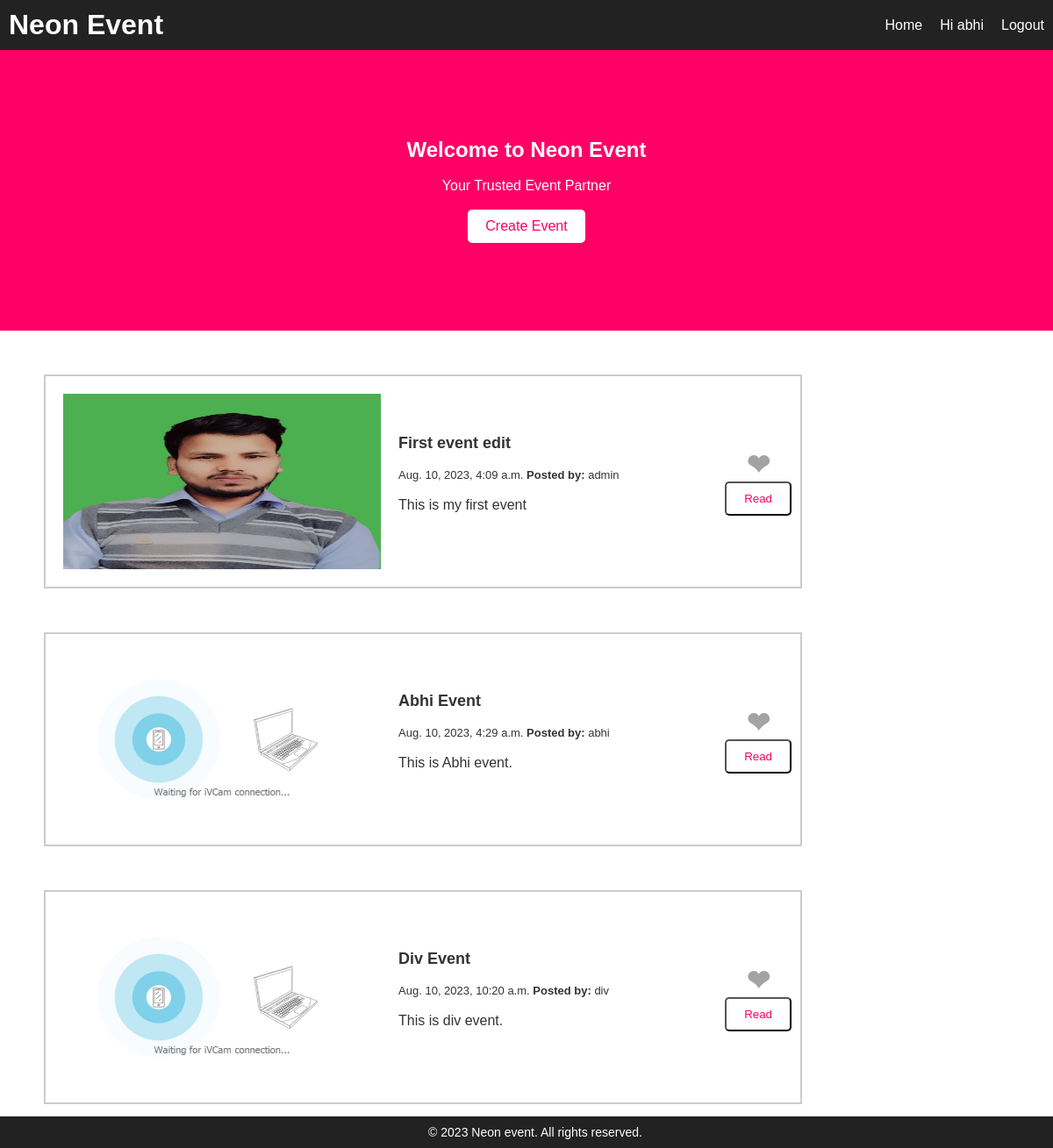
Page / (signed in) on the committed database.
### app1/models.py (models this page shows)
class Event(models.Model):
    user_id =models.ForeignKey(User,on_delete=models.CASCADE)
    title =models.CharField(max_length=150)
    dec =models.TextField()
    liked =models.ManyToManyField(User, default=None, blank=True,related_name='liked')
    date = models.DateTimeField(auto_now_add=True,null=True)
    img=models.ImageField(upload_to='my_img', null=True, blank=True)

### app1/views.py (the view)
# urls.py: path('', views.homePage, name='home'),
def homePage(reuest):
    event = Event.objects.all()
    context = {'events':event}
    return render(reuest, "home.html",context)

### templates/home.html (shortened to what this page needs)
{% extends 'base.html' %}
{% block content %}
{% load static %}
<html lang="en">
<head>
  <link rel="stylesheet" href="/static/css/styles.css">
</head>
<body>
  <section class="hero-section">
    <div class="container">
      <h2 style="color:white;">Welcome to Neon Event</h2><br>
      <p style="color:white;">Your Trusted Event Partner</p><br>
      {% if user.is_authenticated %}
      <a href="{% url 'create_event' %}" class="btn">Create Event</a>
     {% endif %}
    </div>
  </section>
  {% for event in events %}
    <div class="column-container">
      <div class="column image-column">
        <img src="{{event.img.url}}"width="100%">
      </div>
      <div class ="column title-column">
        <h3 class = "Title">{{event.title}} </h3><br>
        <p class = "Date">{{event.date}} <b>Posted by:</b> {{event.user_id.username}}</p><br>
        <p class = "Dec">{{event.dec}}</p><br>
      </div>
      <div style="flex: -1; align:center">
        <h1 class=" Like" style=" color:#a3a3a3; size:40px; text-align:center">&#10084</h1>
        <a href="event_detail/{{event.id}}"><button class="btn">Read</button></a>
      </div>
    </div>
</body>
</html>
{% endfor %}
{% endblock  %}

### templates/header.html
<body>
<header>
    <a href="{% url 'home' %}"> <h1>Neon Event</h1></a>
    <nav>
      <ul>
        <li><a href="{% url 'home' %}">Home</a></li>
        {% if user.is_authenticated %}
        <li><a href="/"> Hi {{request.user}}</a></li>
        <li><a href="{% url 'logout' %}">Logout</a></li>
        {% else %}
        <li><a href="{% url 'login' %}">login</a></li>
        <li><a href="{% url 'signup' %}">Signup</a></li>
        {% endif %}
      </ul>
    </nav>
  </header>

### static/css/styles.css (style rules this page uses)
body, h1, h2, h3, p, ul, li { margin: 0; padding: 0; font-family: Arial, sans-serif; color: #333; }
a { text-decoration: none;; }
header { background-color: #222; padding: 10px; display: flex; justify-content: space-between; align-items: center; }
header h1 { color: #ffffff; }
nav ul { list-style: none; display: flex; }
nav li { margin-left: 20px; }
nav li a { color: #fff; text-decoration: none; }
.hero-section { background-color: #ff0066; color: #fff; text-align: center; padding: 100px 0; }
.btn { background-color: #fff; color: #ff0066; display: inline-block; padding: 10px 20px; text-decoration: none; border-radius: 5px; }
.column-container { width:70%; display: flex; align-items: center; border: 2px solid #ccc; margin: 50px; padding: 10px; }
.column { flex: 1; padding: 10px; }
.Date { font-size: small; font-weight: lighter; }
.Title { font-size: large; font-weight: bold; }
.Dec { font-size: medium; }
.image-column img { max-width: 100%; height: 200px; }

### rows in the picture
Event: img (picture), title "First event edit", date "Aug. 10, 2023, 4:09 a.m.", user_id.username "admin", dec "This is my first event"
Event: img (picture), title "Abhi Event", date "Aug. 10, 2023, 4:29 a.m.", user_id.username "abhi", dec "This is Abhi event."
Event: img (picture), title "Div Event", date "Aug. 10, 2023, 10:20 a.m.", user_id.username "div", dec "This is div event."

### other values in the picture
{{ request.user }} "abhi"
